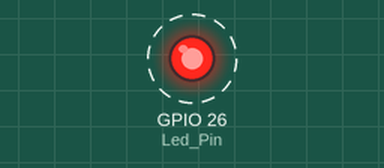
This sketch was run on a simulated ESP32. On the bench: output pins drawn as LEDs (lit = HIGH). Dashed ring = blinking.

Above: at 0.2 s.
Timing chart, 0 to 3.5 s (numbered marks = the images above):
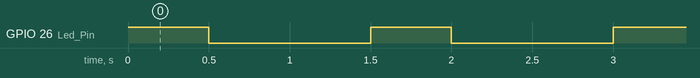

The sketch:

17.ino
```cpp
//definição do pino de LED

#define Led_Pin 26

void setup() {
  // configura o pino como saída
  Serial.begin(115200);
  pinMode(Led_Pin, OUTPUT);
}

void loop() {
  digitalWrite(Led_Pin, HIGH);
  delay(500); // espera
  digitalWrite(Led_Pin, LOW);
  delay(1000); // espera
}
```

Measured:
- by itself, GPIO 26 (Led_Pin): alternates HIGH for 0.50 s and LOW for 1.0 s
